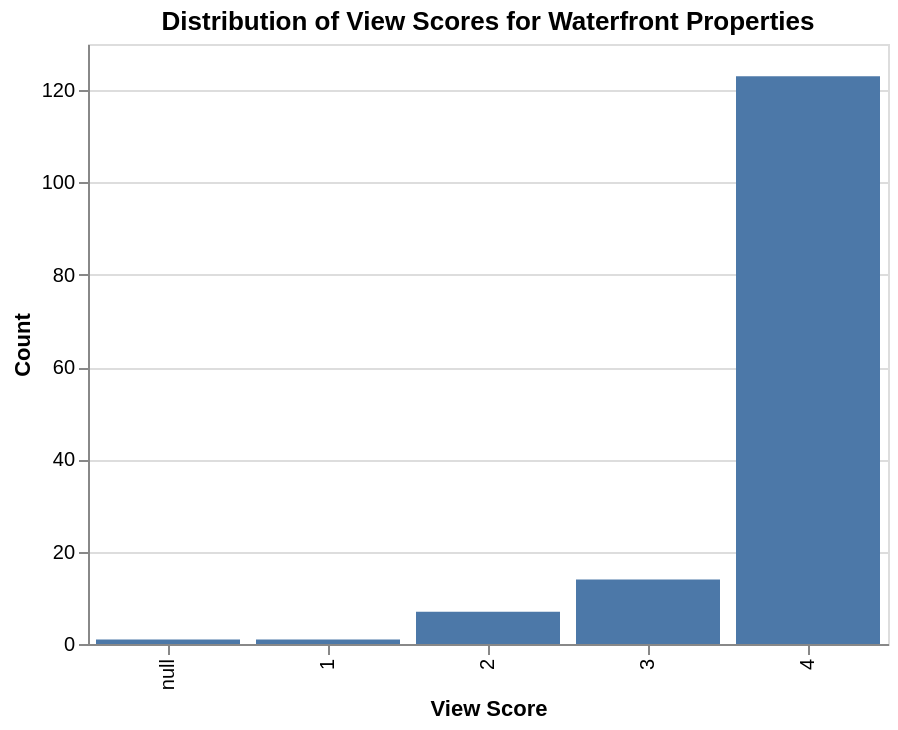

Here is the notebook cell this chart was saved with:
### Code cell
# Waterfront increases view score before removing missing values
waterfront_df = df_houses[df_houses['waterfront'] == 1]
chart = alt.Chart(waterfront_df).mark_bar().encode(
    x=alt.X('view:N', title='View Score'),  # 'O' for ordinal
    y=alt.Y('count()', title='Count'),
    tooltip=['view', 'count()']
).properties(
    title='Distribution of View Scores for Waterfront Properties',
    width=400
)

chart

### Figure 1 — Vega-Lite specification as saved in the notebook (floating-point values rounded to 4 significant figures; data arrays with more than 128 entries replaced by an {"elided": "..."} marker saying what was removed)
{"config": {"view": {"continuousWidth": 300, "continuousHeight": 300}}, "data": {"name": "data-e29b8f5cd465608f743071c846e1dd48"}, "mark": {"type": "bar"}, "encoding": {"tooltip": [{"field": "view", "type": "nominal"}, {"aggregate": "count", "type": "quantitative"}], "x": {"field": "view", "title": "View Score", "type": "nominal"}, "y": {"aggregate": "count", "title": "Count", "type": "quantitative"}}, "title": "Distribution of View Scores for Waterfront Properties", "width": 400, "$schema": "https://vega.github.io/schema/vega-lite/v5.17.0.json", "datasets": {"data-e29b8f5cd465608f743071c846e1dd48": {"elided": "146 records"}}}
